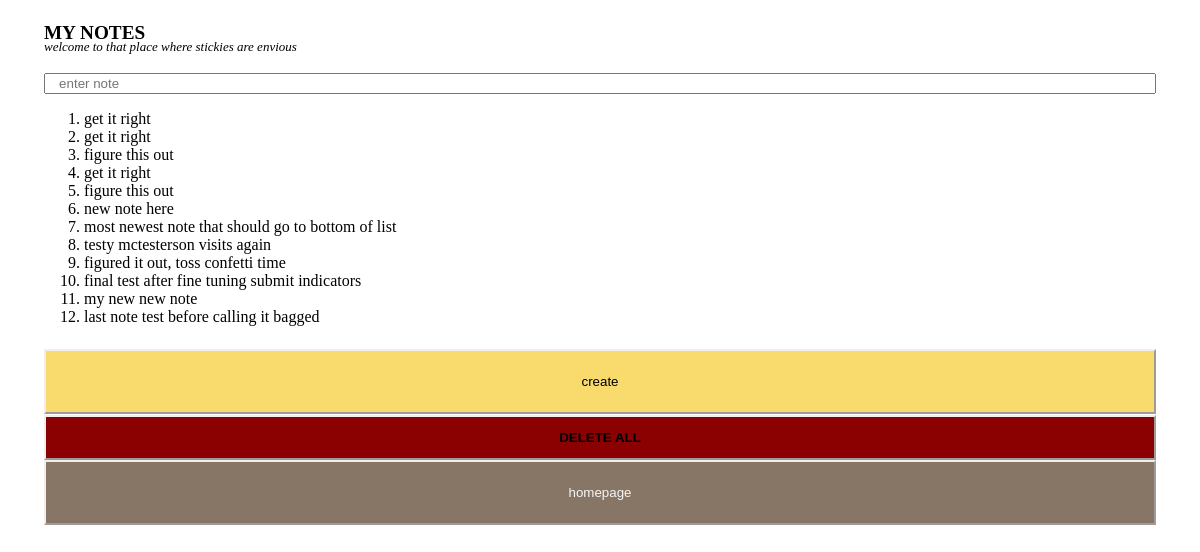
/todolist/notes, run on an earlier commit of the app's database.
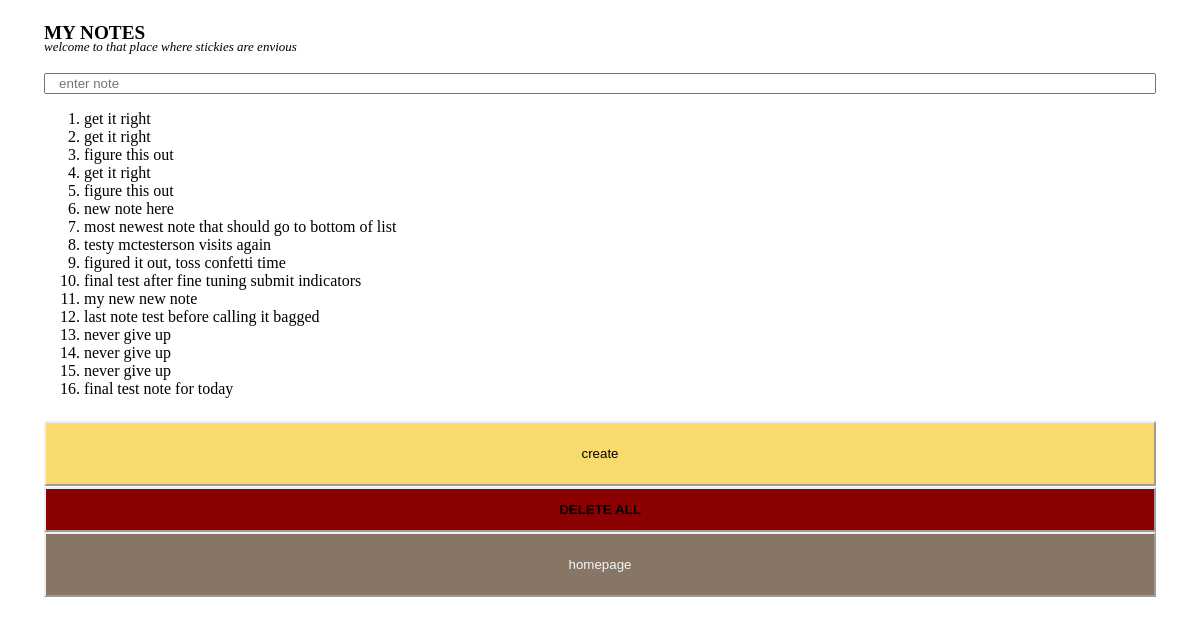
And on a later commit of the database.
### todolist/models.py (models this page shows)
class Note(models.Model):
    note_id = models.AutoField(primary_key=True)
    note_text = models.CharField(max_length=444)

### todolist/views.py (the view, shortened to what this page needs)
# urls.py: path('notes', views.notes, name='notes'),
def notes(request):
    if request.method == 'GET':
        notes = Note.objects.all().order_by('note_id')
        form = NoteForm()
        return render(request = request, template_name='notes.html', context={'notes': notes, 'form': form})

### todolist/forms.py
class NoteForm(forms.Form):
    notes = forms.CharField(widget=forms.TextInput(attrs={'style': 'width: 99.25%', 'placeholder': '   enter note'}), label = '', max_length= 444)

### todolist/templates/notes.html (shortened to what this page needs)
    <!DOCTYPE html>
    <html lang="en">
    <head>
    </head>
    <body style="margin: 22px 44px">
        <h2 style="font-size: larger; margin-bottom: -22px;">MY NOTES</h2>
<h4 style="font-size: small; font-style: italic; font-weight: normal;">welcome to that place where stickies are envious</h2>
    <form action="notes" method='POST'>
        {% csrf_token %} {{ form }}
        <br/>
        <ol>
            {% for note in notes %}
            <li>
                {{ note.note_text }}
            </li>
            {% endfor %}
        </ol>
        <input type="submit" name="create" value="create" style="padding: 23px; background-color: #f9db6d; border-color: #f4eded; cursor: pointer; width: 100%; margin-top: 7px;" />
    </form>
    <form action="{% url 'notes' %}" method="POST" style="text-align: center;">
    <input type="submit" name="delete" value="DELETE ALL" style="width: 100%; padding: 13px; background-color: darkred; border-color: #f4eded; cursor: pointer; font-weight: bold; margin-top: 1px;"/>
</form>
    <form action="{% url 'todolist' %}">
        <input type="submit" value="homepage" style="width: 100%; padding: 23px; background-color: #877666; color: whitesmoke; border-color: #f4eded; cursor: pointer;" />
    </form>
    </body>
    </html>

What changed in the data, as far as the page shows it:
added Note: note_text "never give up"
added Note: note_text "never give up"
added Note: note_text "never give up"
added Note: note_text "final test note for today"
